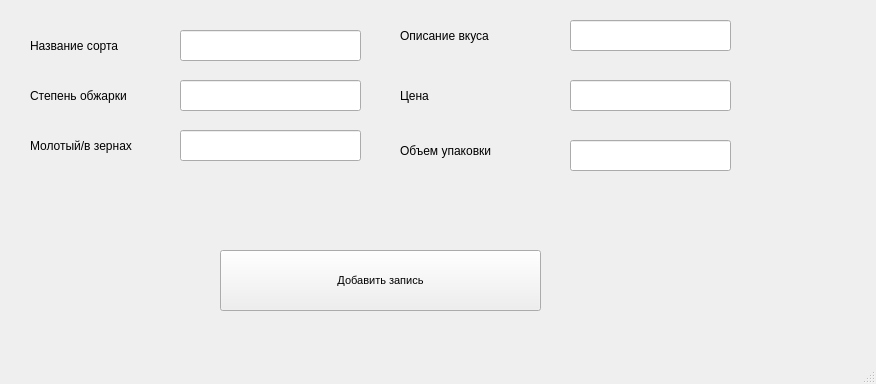
<?xml version="1.0" encoding="UTF-8"?>
<ui version="4.0">
 <class>MainWindow</class>
 <widget class="QMainWindow" name="MainWindow">
  <property name="geometry">
   <rect>
    <x>0</x>
    <y>0</y>
    <width>876</width>
    <height>384</height>
   </rect>
  </property>
  <property name="sizePolicy">
   <sizepolicy hsizetype="Fixed" vsizetype="Fixed">
    <horstretch>0</horstretch>
    <verstretch>0</verstretch>
   </sizepolicy>
  </property>
  <property name="windowTitle">
   <string>CoffeeForm</string>
  </property>
  <widget class="QWidget" name="centralwidget">
   <widget class="QPushButton" name="pushButton">
    <property name="geometry">
     <rect>
      <x>220</x>
      <y>250</y>
      <width>321</width>
      <height>61</height>
     </rect>
    </property>
    <property name="font">
     <font>
      <pointsize>8</pointsize>
     </font>
    </property>
    <property name="text">
     <string>Добавить запись</string>
    </property>
   </widget>
   <widget class="QLineEdit" name="lineEdit_2">
    <property name="geometry">
     <rect>
      <x>180</x>
      <y>30</y>
      <width>181</width>
      <height>31</height>
     </rect>
    </property>
   </widget>
   <widget class="QLineEdit" name="lineEdit_3">
    <property name="geometry">
     <rect>
      <x>180</x>
      <y>80</y>
      <width>181</width>
      <height>31</height>
     </rect>
    </property>
   </widget>
   <widget class="QLineEdit" name="lineEdit_4">
    <property name="geometry">
     <rect>
      <x>180</x>
      <y>130</y>
      <width>181</width>
      <height>31</height>
     </rect>
    </property>
   </widget>
   <widget class="QLineEdit" name="lineEdit_5">
    <property name="geometry">
     <rect>
      <x>570</x>
      <y>140</y>
      <width>161</width>
      <height>31</height>
     </rect>
    </property>
   </widget>
   <widget class="QLineEdit" name="lineEdit_6">
    <property name="geometry">
     <rect>
      <x>570</x>
      <y>20</y>
      <width>161</width>
      <height>31</height>
     </rect>
    </property>
   </widget>
   <widget class="QLineEdit" name="lineEdit_7">
    <property name="geometry">
     <rect>
      <x>570</x>
      <y>80</y>
      <width>161</width>
      <height>31</height>
     </rect>
    </property>
   </widget>
   <widget class="QLabel" name="label_3">
    <property name="geometry">
     <rect>
      <x>30</x>
      <y>30</y>
      <width>171</width>
      <height>31</height>
     </rect>
    </property>
    <property name="text">
     <string>Название сорта</string>
    </property>
   </widget>
   <widget class="QLabel" name="label_4">
    <property name="geometry">
     <rect>
      <x>30</x>
      <y>80</y>
      <width>171</width>
      <height>31</height>
     </rect>
    </property>
    <property name="text">
     <string>Степень обжарки</string>
    </property>
   </widget>
   <widget class="QLabel" name="label_5">
    <property name="geometry">
     <rect>
      <x>30</x>
      <y>130</y>
      <width>191</width>
      <height>31</height>
     </rect>
    </property>
    <property name="text">
     <string>Молотый/в зернах</string>
    </property>
   </widget>
   <widget class="QLabel" name="label_6">
    <property name="geometry">
     <rect>
      <x>400</x>
      <y>20</y>
      <width>181</width>
      <height>31</height>
     </rect>
    </property>
    <property name="text">
     <string>Описание вкуса</string>
    </property>
   </widget>
   <widget class="QLabel" name="label">
    <property name="geometry">
     <rect>
      <x>400</x>
      <y>80</y>
      <width>211</width>
      <height>31</height>
     </rect>
    </property>
    <property name="text">
     <string>Цена</string>
    </property>
   </widget>
   <widget class="QLabel" name="label_7">
    <property name="geometry">
     <rect>
      <x>400</x>
      <y>130</y>
      <width>221</width>
      <height>41</height>
     </rect>
    </property>
    <property name="text">
     <string>Объем упаковки</string>
    </property>
   </widget>
  </widget>
  <widget class="QMenuBar" name="menubar">
   <property name="geometry">
    <rect>
     <x>0</x>
     <y>0</y>
     <width>876</width>
     <height>18</height>
    </rect>
   </property>
  </widget>
  <widget class="QStatusBar" name="statusbar"/>
 </widget>
 <resources/>
 <connections/>
</ui>
